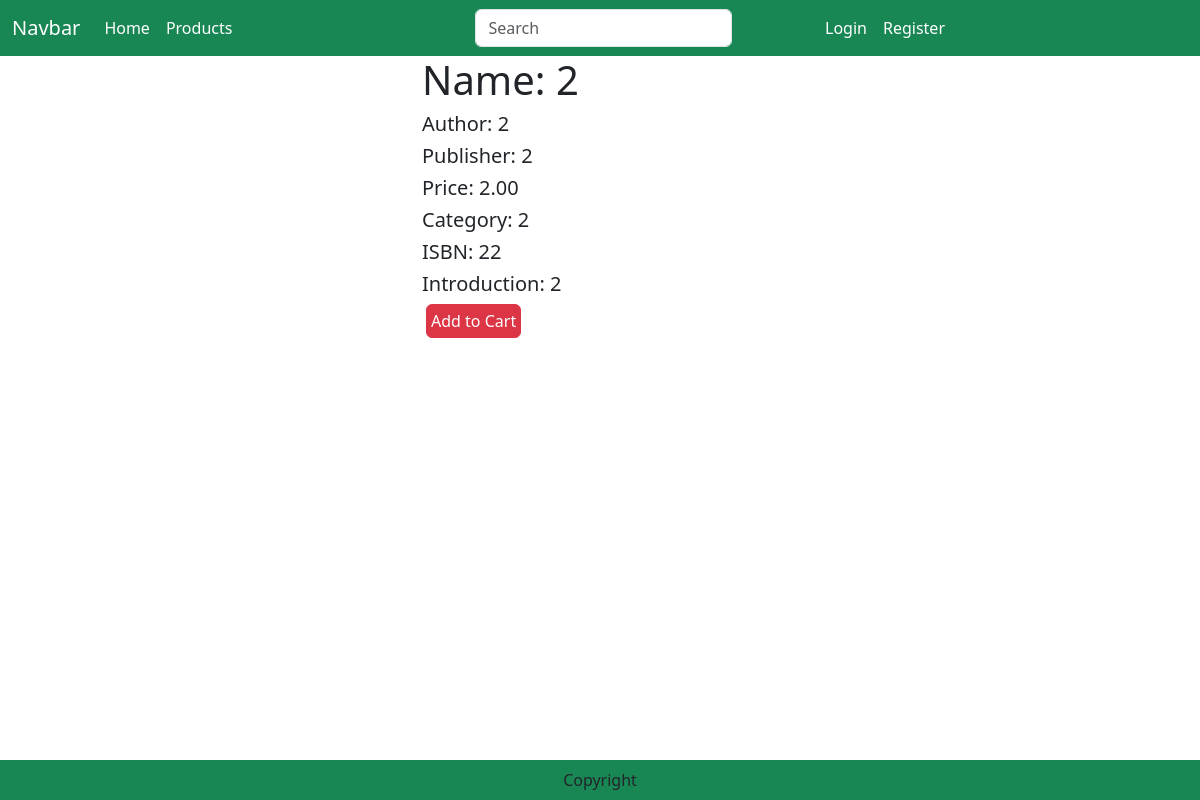
The page /produtcs/2 on the database its author committed.
### products/models.py (models this page shows, shortened)
class Product(models.Model):
    productName = models.CharField(max_length=100)
    price = models.DecimalField(default=0, max_digits=7, decimal_places=2)
    ISBN = models.CharField(max_length=17)
    author = models.CharField(max_length=100)
    publisher = models.CharField(max_length=100)
    introduction = models.TextField(max_length=1000)
    image = models.ImageField(upload_to='product')
    category = models.ForeignKey('Category', related_name="products", on_delete=models.CASCADE,)
    avgRating = models.DecimalField(default=0, max_digits=3, decimal_places=2)

class Category(models.Model):
    categoryName = models.CharField(max_length=50)

### products/views.py (the view)
# urls.py: path('produtcs/<int:pk>',views.ProductDetailView.as_view(), name='product_detail'),
class ProductDetailView(DetailView):
    model = Product
    template_name = 'product_detail.html'
    def get_context_data(self, **kwargs):
        context = super().get_context_data(**kwargs)
        context['section'] = "productDetail"
        return context

### templates/product_detail.html (shortened to what this page needs)
{% extends 'base.html' %}
{% load static %}
{% block main-content %}
    <div class="container">
        <div class="row flex justify-content-between">
            <div class="img2 col-lg-4 mt-3 mb-5">
            </div>
            <div class="productdetail col-lg-8">
                <h1> Name: {{product.productName}} </h1>
                <h5> Author: {{product.author}} </h5>
                <h5> Publisher: {{product.publisher}} </h5>
                <h5> Price: {{product.price}} </h5>
                <h5> Category: {{product.category.categoryName}} </h5>
                <h5> ISBN: {{product.ISBN}} </h5>
                <h5> Introduction: {{product.introduction}} </h5>
                <form action="/cartAdd" class="d-inline">
                    <button type="sumbit" class="d-grid gap-2 btn btn-danger p-1 m-1 btn-1g text-decoration-none text-white" >Add to Cart</button>
                </form>
            </div>
        </div>
    </div>
{% endblock main-content %}

### rows shown on the page
Product: productName "2", author "2", publisher "2", price "2.00", category.categoryName "2", ISBN "22", introduction "2"
